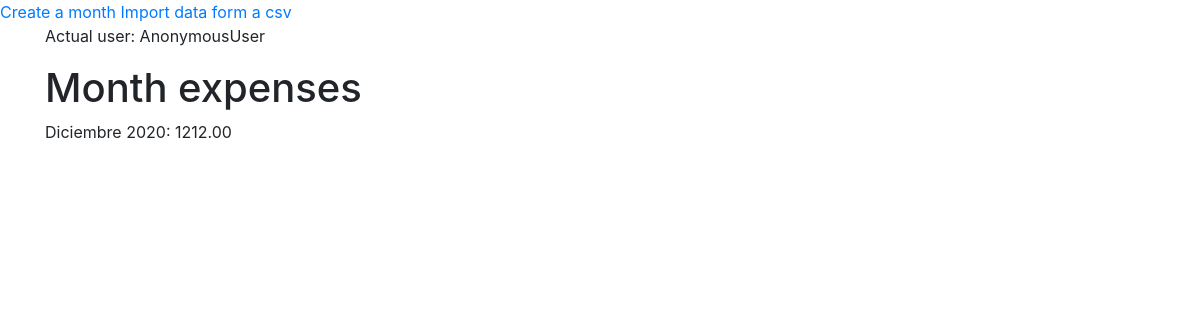
Screenshot of /months/Diciembre/2020/ with the database file from the repository.
### month/models.py (models this page shows, shortened)
class Month (models.Model):
    months = [
        ('Enero', 'Enero'),
        ('Febrero', 'Febrero'),
        ('Marzo', 'Marzo'),
        ('Abril', 'Abril'),
        ('Mayo', 'Mayo'),
        ('Junio', 'Junio'),
        ('Julio', 'Julio'),
        ('Agosto', 'Agosto'),
        ('Septiembre', 'Septiembre'),
        ('Octubre', 'Octubre'),
        ('Noviembre', 'Noviembre'),
        ('Diciembre', 'Diciembre'),
    ]
    name = models.CharField(max_length=10, choices=months)
    year = models.IntegerField(null=False, validators=[MinValueValidator(1900), MaxValueValidator(3000)])
    expenses = models.DecimalField(max_digits=6, decimal_places=2)
    income = models.DecimalField(max_digits=6, decimal_places=2, null=True, blank=True)

### month/views.py (the view)
# urls.py: path('<str:month>/<int:year>/', views.month_detail, name='month'),
def month_detail(request, month, year):
    try:
        month = Month.objects.get(name=month, year=year)
        return render(request, 'month/month_detail.html', {'month': month})
    except Month.DoesNotExist:
        raise Http404(f'Month {month} of {year} not exist')

### month/templates/month/month_detail.html
{% extends 'month/base.html' %}
{% block app %}
<h1>Month expenses</h1>
<p>{{month.name}} {{month.year}}: {{month.expenses}}</p>
{%  endblock %}

### rows the page displays
Month: name "Diciembre", year "2020", expenses "1212.00"

### other values shown
{{ request.user }} "AnonymousUser"
